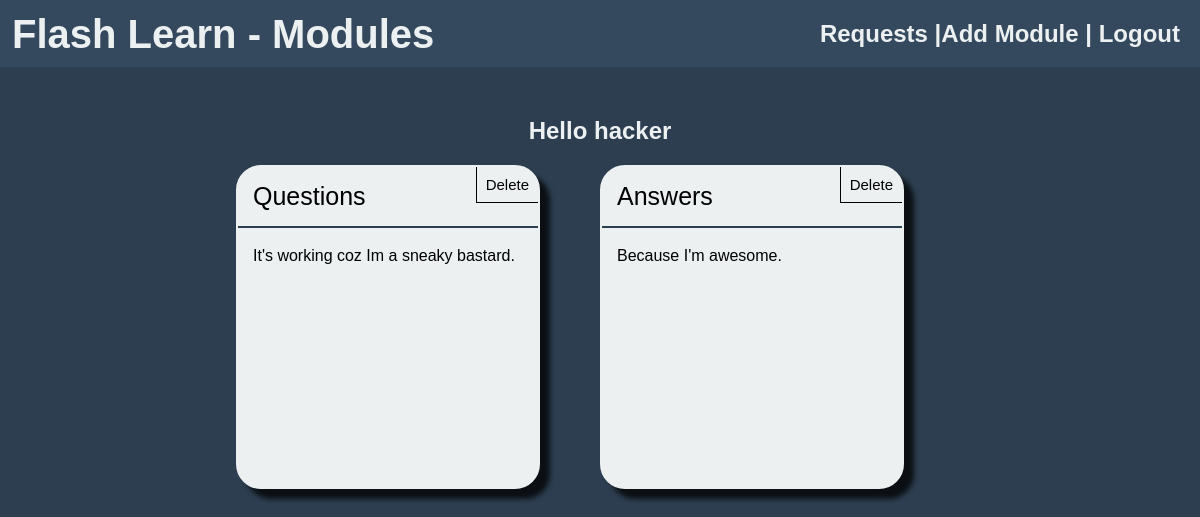
/view/modules.php (signed in), run on the app's committed database.
### tables this page shows
CREATE TABLE IF NOT EXISTS `Modules` (
  `modID` varchar(50) NOT NULL DEFAULT '',
  `modName` varchar(30) DEFAULT NULL,
  `modDesc` varchar(1000) DEFAULT NULL
);

### controller/DisplayModules.php (called while the page is built, shortened)
<?php
function showModules()
{
include_once '../model/ModulesModel.php';
$userid= $_SESSION["userID"];
displayModules($userid);
}
?>

### model/ModulesModel.php (the view, shortened to what this page needs)
<?php
function displayModules($user)
{
	include 'connect.php';
	$query='Select * from UsersToMods where userID="'.$user.'"';
	$result = mysqli_query($con,$query);
	while($row = mysqli_fetch_array($result)) {
		echo '<div class = "box">';
			$query2='Select * from Modules where modID="'.$row['modID'].'"';
			$result2 = mysqli_query($con,$query2);
			while($row2 = mysqli_fetch_array($result2)) {
				echo "<div class='top_box'><modTitle id = '".$row['modID']."11011".$row2['modName']."' onClick=goToModule(this.id)>".$row2['modName']."</modTitle>";
				echo "<td><deleteB class = 'deletes'  id = '".$row['modID']."' onClick=deleteModule(this.id)>Delete</deleteB></br></div>";
				echo "<div class='description'><p>".$row2['modDesc']."</p></div></br>";
			}
		echo '</div>';
	}
}

### css/modules.css (style rules this page uses)
* { margin: 0; padding: 0; }
body { margin: 0; padding: 0; font-family: Helvetica; background: #2c3e50; }
.box { vertical-align: text-top; position:relative; text-align: left; display: inline-block; text-align: top; border: 2px solid; border-radius: 25px; border-color: #ecf0f1; height: 40%; width: 25%; margin-right: 5%; margin-bottom: 2%; background: #ecf0f1; -webkit-box-shadow: 10px 10px 5px 0px rgba(0,0,0,0.75); -moz-box-shadow: 10px 10px 5px 0px rgba(0,0,0,0.75); box-shadow: 10px 10px 5px 0px rgba(0,0,0,0.75); }
.box .top_box { border-bottom: 2px solid; border-color: #2c3e50; position: relative; }
.box .description { position: relative; top:6%; left:5%; }
modTitle { margin: 5%; width: 70%; font-size: 25px; display: inline-block; }
.deletes { padding: 3%; position: absolute; font-size: 15px; right: 0; border-left: 1px solid; border-bottom: 1px solid; }

### data on the page
modules: modName "Questions", modDesc "It's working coz Im a sneaky bastard."
modules: modName "Answers", modDesc "Because I'm awesome."

### other printed values
$_SESSION["nickname"] "hacker"
